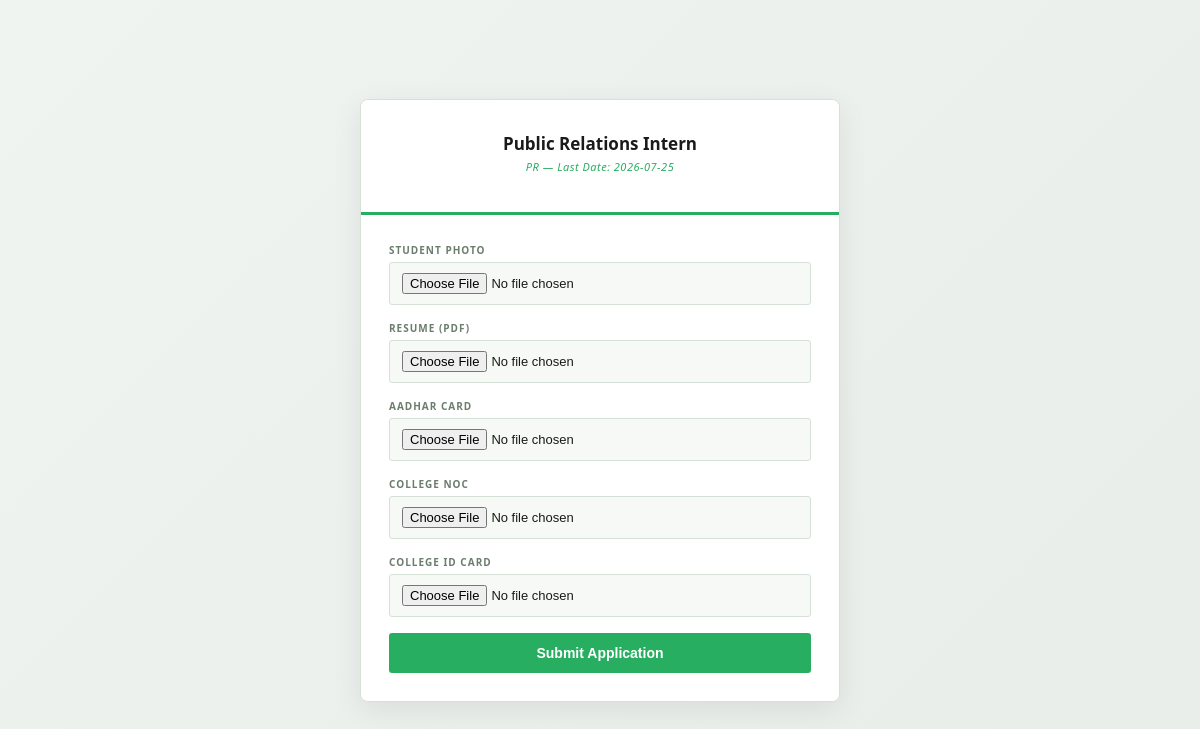
Page /apply/5 (signed in) on the committed database.
### tables this page shows
CREATE TABLE internship_posts (
        id INTEGER PRIMARY KEY AUTOINCREMENT,
        title TEXT NOT NULL,
        department TEXT,
        total_seats INTEGER,
        last_date TEXT,
        is_active INTEGER DEFAULT 1
    );

### app.py (the view, shortened to what this page needs)
@app.route('/apply/<int:post_id>', methods=['GET', 'POST'])
def apply(post_id):
    if 'student_email' not in session:
        return redirect('/login')
    post = get_post_by_id(post_id)
    return render_template('apply.html', post=post, submitted=False)

### database.py (called while the page is built)
def get_db():
    conn = sqlite3.connect(DB_NAME)
    conn.row_factory = sqlite3.Row
    return conn

def get_post_by_id(post_id):
    conn = get_db()
    post = conn.execute("SELECT * FROM internship_posts WHERE id = ?", (post_id,)).fetchone()
    conn.close()
    return post

### templates/apply.html (shortened to what this page needs)
{% extends "base.html" %}
{% block content %}
<div class="login-wrap">
  <div class="login-card" style="width:480px;">
    <div class="login-head">
      <h1>{{ post['title'] }}</h1>
      <p class="tagline">{{ post['department'] }} — Last Date: {{ post['last_date'] }}</p>
    </div>
    <div class="login-body">
      {% if submitted %}
        <div class="login-error" style="color:#27ae60; border-color:#27ae60;">Application and documents submitted successfully! Please wait for HR approval.</div>
        <a href="/my-applications" class="btn btn-primary" style="display:block; text-align:center; padding:12px; text-decoration:none;">View My Applications</a>
      {% else %}
        <form method="POST" enctype="multipart/form-data">
          <div class="form-group"><label>Student Photo</label><input type="file" name="photo" accept=".jpg,.jpeg,.png" required></div>
          <div class="form-group"><label>Resume (PDF)</label><input type="file" name="resume" accept=".pdf" required></div>
          <div class="form-group"><label>Aadhar Card</label><input type="file" name="aadhar" accept=".jpg,.jpeg,.png,.pdf" required></div>
          <div class="form-group"><label>College NOC</label><input type="file" name="noc" accept=".pdf,.jpg,.jpeg,.png" required></div>
          <div class="form-group"><label>College ID Card</label><input type="file" name="id_card" accept=".jpg,.jpeg,.png,.pdf" required></div>
          <button type="submit" class="btn btn-primary" style="width:100%; padding:12px;">Submit Application</button>
        </form>
      {% endif %}
    </div>
  </div>
</div>
{% endblock %}

### static/css/main.css (style rules this page uses)
* { box-sizing: border-box; margin: 0; padding: 0; }
body { font-family: 'Segoe UI', sans-serif; background: #f5f7f6; color: #1a1a1a; min-height: 100vh; }
.login-wrap { min-height: 100vh; display: flex; align-items: center; justify-content: center; background: linear-gradient(135deg, #f0f4f1 0%, #e8ede9 100%); }
.login-card { width: 400px; background: #ffffff; border: 1px solid #d5e0d7; border-radius: 8px; overflow: hidden; box-shadow: 0 8px 30px rgba(0,0,0,0.08); }
.login-head { background: #ffffff; padding: 32px 28px 24px; text-align: center; border-bottom: 3px solid #27ae60; }
.login-head h1 { font-size: 17px; font-weight: 700; color: #1a1a1a; margin-bottom: 4px; }
.login-head .tagline { font-size: 11px; color: #27ae60; font-style: italic; margin-bottom: 14px; letter-spacing: 0.5px; }
.login-body { padding: 28px; background: #ffffff; }
.form-group { margin-bottom: 16px; }
.form-group label { display: block; font-size: 10px; font-weight: 700; letter-spacing: 1px; text-transform: uppercase; color: #6b7d6d; margin-bottom: 5px; }
.form-group input { width: 100%; background: #f7f9f7; border: 1px solid #d5e0d7; border-radius: 3px; padding: 10px 12px; color: #1a1a1a; font-size: 13px; outline: none; transition: border-color 0.2s; }
.btn { border: none; border-radius: 3px; cursor: pointer; font-size: 14px; font-weight: 600; }
.btn-primary { background: #27ae60; color: #fff; }

### rows in the picture
internship_posts: title "Public Relations Intern", department "PR", last_date "2026-07-25"
